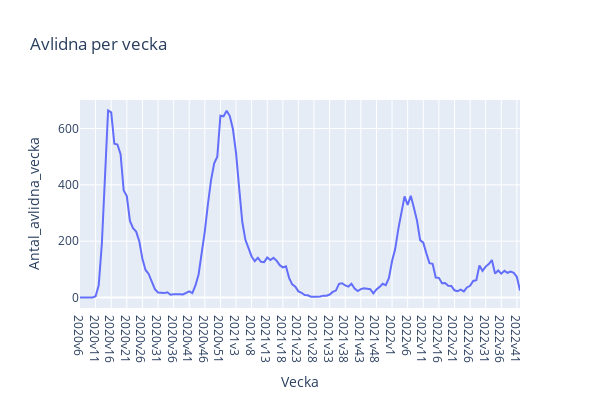

The code cell stored with this chart in its notebook:
### Code cell
fig = px.line(veckodata_riket, x='Vecka', y='Antal_avlidna_vecka', title='Avlidna per vecka')
fig.update_layout(height=400, width=600)
fig.show()

### Figure 1 — Plotly figure (JSON) as saved in the notebook; plotly's stock layout.template omitted (floating-point values rounded to 4 significant figures; data arrays with more than 128 entries replaced by an {"elided": "..."} marker saying what was removed)
{"data": [{"hovertemplate": "Vecka=%{x}<br>Antal_avlidna_vecka=%{y}<extra></extra>", "legendgroup": "", "line": {"color": "#636efa", "dash": "solid"}, "marker": {"symbol": "circle"}, "mode": "lines", "name": "", "orientation": "v", "showlegend": false, "type": "scatter", "x": {"elided": "142 str values"}, "xaxis": "x", "y": {"elided": "142 int values"}, "yaxis": "y"}], "layout": {"height": 400, "legend": {"tracegroupgap": 0}, "title": {"text": "Avlidna per vecka"}, "width": 600, "xaxis": {"anchor": "y", "domain": [0, 1], "title": {"text": "Vecka"}}, "yaxis": {"anchor": "x", "domain": [0, 1], "title": {"text": "Antal_avlidna_vecka"}}}}
